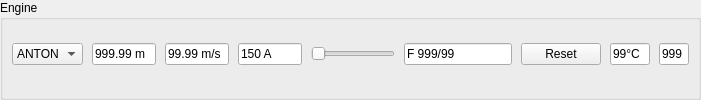
    <widget class="QGroupBox" name="gbEngine">
     <property name="title">
      <string>Engine</string>
     </property>
     <layout class="QHBoxLayout" name="engineLayout">
      <property name="spacing">
       <number>9</number>
      </property>
      <property name="leftMargin">
       <number>9</number>
      </property>
      <property name="topMargin">
       <number>0</number>
      </property>
      <property name="rightMargin">
       <number>9</number>
      </property>
      <property name="bottomMargin">
       <number>9</number>
      </property>
      <item>
       <widget class="QComboBox" name="cmbAxisName">
        <property name="currentText">
         <string>ANTON</string>
        </property>
        <property name="placeholderText">
         <string notr="true"/>
        </property>
        <item>
         <property name="text">
          <string>ANTON</string>
         </property>
        </item>
        <item>
         <property name="text">
          <string>BURT</string>
         </property>
        </item>
        <item>
         <property name="text">
          <string>CECIL</string>
         </property>
        </item>
        <item>
         <property name="text">
          <string>DEBBY</string>
         </property>
        </item>
        <item>
         <property name="text">
          <string>SIMUL</string>
         </property>
        </item>
       </widget>
      </item>
      <item>
       <widget class="QLineEdit" name="txtAxisPos">
        <property name="maximumSize">
         <size>
          <width>64</width>
          <height>16777215</height>
         </size>
        </property>
        <property name="text">
         <string>999.99 m</string>
        </property>
       </widget>
      </item>
      <item>
       <widget class="QLineEdit" name="txtAxisVel">
        <property name="maximumSize">
         <size>
          <width>64</width>
          <height>16777215</height>
         </size>
        </property>
        <property name="text">
         <string>99.99 m/s</string>
        </property>
       </widget>
      </item>
      <item>
       <widget class="QLineEdit" name="txtAxisAmp">
        <property name="maximumSize">
         <size>
          <width>64</width>
          <height>16777215</height>
         </size>
        </property>
        <property name="text">
         <string>150 A</string>
        </property>
       </widget>
      </item>
      <item>
       <widget class="QSlider" name="sldAxisVel">
        <property name="orientation">
         <enum>Qt::Orientation::Horizontal</enum>
        </property>
       </widget>
      </item>
      <item>
       <widget class="QLineEdit" name="txtAxisError">
        <property name="maximumSize">
         <size>
          <width>120</width>
          <height>16777215</height>
         </size>
        </property>
        <property name="text">
         <string>F 999/99</string>
        </property>
       </widget>
      </item>
      <item>
       <widget class="QPushButton" name="btnAxisReset">
        <property name="text">
         <string>Reset</string>
        </property>
       </widget>
      </item>
      <item>
       <widget class="QLineEdit" name="leAxisTemp">
        <property name="maximumSize">
         <size>
          <width>40</width>
          <height>16777215</height>
         </size>
        </property>
        <property name="text">
         <string>99°C</string>
        </property>
       </widget>
      </item>
      <item>
       <widget class="QLineEdit" name="leTimeTick">
        <property name="maximumSize">
         <size>
          <width>30</width>
          <height>16777215</height>
         </size>
        </property>
        <property name="text">
         <string>999</string>
        </property>
       </widget>
      </item>
     </layout>
    </widget>
